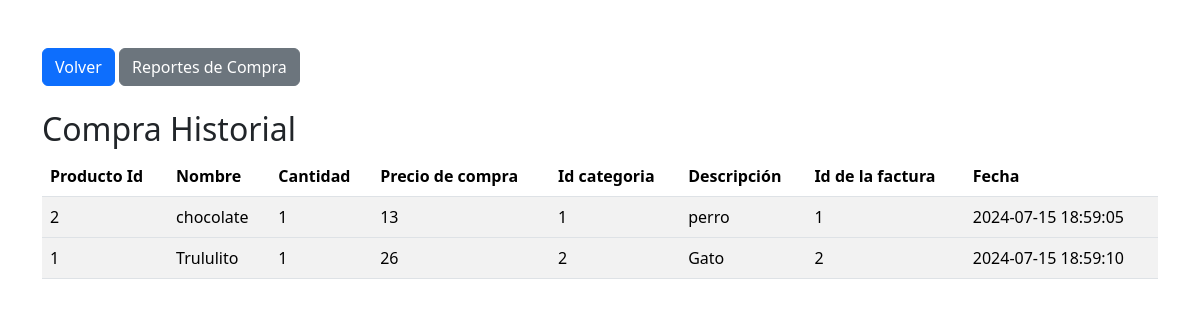
Screenshot of /controlador/HistorialCompraUsuario.php (signed in) with the database file from the repository.
### tables this page shows
CREATE TABLE `detalles_factura` (
  `Factura_Id` int NOT NULL,
  `Producto_Id` int NOT NULL,
  `Cantidad_producto` int NOT NULL,
  `Precio_unitario` int NOT NULL
);

CREATE TABLE `producto` (
  `IdProducto` int NOT NULL,
  `Categoria_id` int NOT NULL,
  `Nombre_producto` varchar(15) NOT NULL,
  `Descripcion` varchar(50) NOT NULL,
  `Imagen` varchar(250) NOT NULL,
  `Status` tinyint(1) NOT NULL
);

CREATE TABLE `factura` (
  `IdFactura` int NOT NULL,
  `Usuario_cedula` int NOT NULL,
  `Fecha` timestamp NOT NULL DEFAULT CURRENT_TIMESTAMP
);

### controlador/HistorialCompraUsuario.php (called while the page is built)
<?php
    require_once("../modelo/HistorialCompraUsuario.php");
    $productos= new Historial();
    $datos= $productos->HistorialCompra();
    require_once("../vista/usuario/HistorialCompra.php");

### modelo/Conexion.php (called while the page is built)
<?php
class Conexion
{
    public static function conexion()
    {
        try {
            $conexion = new PDO("mysql:host=localhost; dbname=huauu", "root", "");
            $conexion->setAttribute(PDO::ATTR_ERRMODE, PDO::ERRMODE_EXCEPTION);
            $conexion->exec("SET CHARACTER SET utf8");
        } catch (Exception $e) {
            die("Error en BBDD " . $e->getMessage());
            echo "Erroe en linea " . $e->getLine();
        }
        return $conexion;
    }
}

### modelo/HistorialCompraUsuario.php (called while the page is built, shortened)
<?php
    class Historial{
        private $db;
        private $usuario;
        private $compras;
        public function __construct()
        {
            require_once('Conexion.php');
            $this->db=Conexion::conexion();
            $this->compras=array();
            $this->usuario=$_SESSION['usuario'];
        }
        public function HistorialCompra(){
            $instruccion = ("SELECT * FROM Detalles_factura
            INNER JOIN Factura ON detalles_factura.Factura_id= factura.IdFactura
            INNER JOIN Producto ON detalles_factura.Producto_id= producto.IdProducto
            where Factura.Usuario_cedula=$this->usuario" );
            $resultado = $this->db->prepare($instruccion);
            $resultado->execute(array());
            while($filas=$resultado->fetch(PDO::FETCH_ASSOC)){
                $this->compras[]=$filas;
            }
            return $this->compras;
        }
    }

### vista/usuario/HistorialCompra.php (the view, shortened to what this page needs)
<!DOCTYPE html>
<html lang="en">
<head>
    <link rel="stylesheet" href="../estilos/bootstrap.min.css">
</head>
<body>
    <div class="container mt-5">
        <div class="row">
            <div class="col">
                <a href="../vista/usuario/perfil.php" class="btn btn-primary">Volver</a>
                <a href="../vista/usuario/ReportesCompraUsuario.php" class="btn btn-secondary">Reportes de Compra</a>
            </div>
        </div>
        <div class="row mt-4">
            <div class="col">
                <h2>Compra Historial</h2>
                <table class="table table-striped">
                    <thead>
                        <tr>
                            <th>Producto Id</th>
                            <th>Nombre</th>
                            <th>Cantidad</th>
                            <th>Precio de compra</th>
                            <th>Id categoria</th>
                            <th>Descripción</th>
                            <th>Id de la factura</th>
                            <th>Fecha</th>
                        </tr>
                    </thead>
                    <?php foreach ($datos as $producto_compra) : ?>
                        <tbody>
                            <tr>
                                <td><?php echo $producto_compra['IdProducto'] ?></td>
                                <td><?php echo $producto_compra['Nombre_producto'] ?></td>
                                <td><?php echo $producto_compra['Cantidad_producto'] ?></td>
                                <td><?php echo $producto_compra['Precio_unitario'] ?></td>
                                <td><?php echo $producto_compra['Categoria_id'] ?></td>
                                <td><?php echo $producto_compra['Descripcion'] ?></td>
                                <td><?php echo $producto_compra['IdFactura'] ?></td>
                                <td><?php echo $producto_compra['Fecha'] ?></td>
                            </tr>
                        </tbody>
                    <?php endforeach; ?>
                </table>
            </div>
        </div>
</body>
</html>

### rows the page displays
detalles_factura: Producto_Id.IdProducto "2", Producto_Id.Nombre_producto "chocolate", Cantidad_producto "1", Precio_unitario "13", Producto_Id.Categoria_id "1", Producto_Id.Descripcion "perro", Factura_Id.IdFactura "1", Factura_Id.Fecha "2024-07-15 18:59:05"
detalles_factura: Producto_Id.IdProducto "1", Producto_Id.Nombre_producto "Trululito", Cantidad_producto "1", Precio_unitario "26", Producto_Id.Categoria_id "2", Producto_Id.Descripcion "Gato", Factura_Id.IdFactura "2", Factura_Id.Fecha "2024-07-15 18:59:10"
